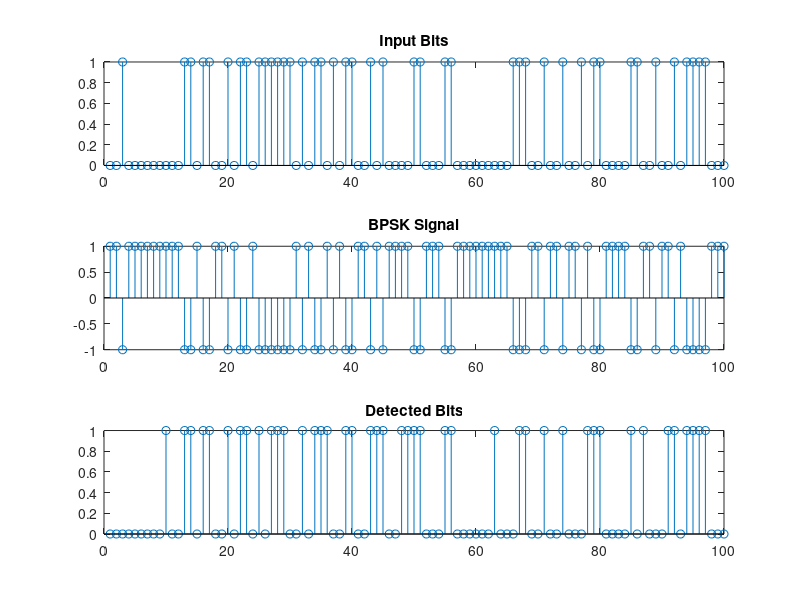

MATLAB code to generate this figure:
clc; clear; close all;

b = randi([0 1],1,100);
s = pskmod(b,2);
r = awgn(s,-5);
d = pskdemod(r,2);

BER = mean(b~=d);
disp(BER);

subplot(3,1,1);
stem(b);
title('Input Bits');

subplot(3,1,2);
stem(real(s));
title('BPSK Signal');

subplot(3,1,3);
stem(d);
title('Detected Bits');
